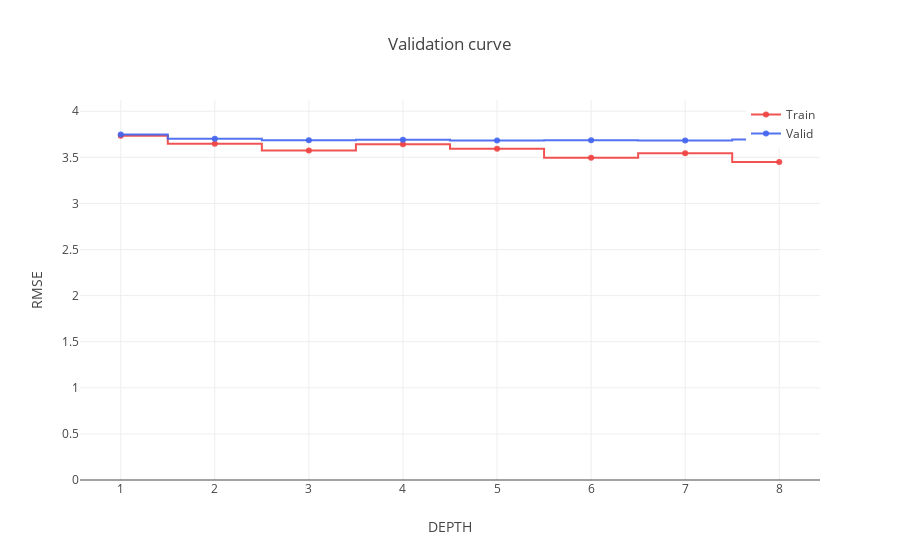

Notebook source saved alongside this figure:
### Markdown cell above
## 11.1 Looking for the best depth

### Code cell
%%time

params = {
#Common parameters
    'loss_function': 'RMSE',
    #'custom_metric': None,
    'eval_metric': 'RMSE',
    'iterations': 1000,
    'learning_rate': .1,
    'random_seed': random_state,
    'l2_leaf_reg': 3,
    'bootstrap_type': 'Bayesian',
    'bagging_temperature': 1,
    #'subsample': .66, #Poison or Bernulli
    'sampling_frequency': 'PerTreeLevel', #CPU
    'random_strength': 1,
    'use_best_model': True,
    #'best_model_min_trees': None, #set in train
    'depth': 3,
    'ignored_features': [],
    'one_hot_max_size': 2,
    'has_time': False,
    'rsm': .75, #CPU
    'nan_mode': 'Min',
    #'fold_permutation_block_size': 1,
    'leaf_estimation_iterations': 100,
    'leaf_estimation_method': 'Gradient',
    'fold_len_multiplier': 2,
    'approx_on_full_history': False,
    #'class_weights': 1, #LogLoss
    #'scale_pos_weight': 1.0, #LogLoss
    #'boosting_type': 'Ordered', #GPU
    'allow_const_label': False,
#Overfitting detection settings
    'od_type': 'Iter',
    #'od_pval': .01, #IncToDec
    'od_wait': 20,
    #'early_stopping_rounds': True,
#Binarization settings
    'border_count': 254,
    'feature_border_type': 'GreedyLogSum',
#Multiclassification settings
    #'classes_count': None, #Multiclassification
#Performance settings
    'thread_count': n_threads,
    'used_ram_limit': None,
    'gpu_ram_part': .95, #GPU
    'pinned_memory_size': 1073741824, #GPU
    'gpu_cat_features_storage': 'GpuRam', #GPU
    'data_partition': 'FeatureParallel', #GPU
#Processing unit settings
    'task_type': 'CPU',
    'devices': '0',
#Visualization settings
    'name': 'experiment',
#Output settings
    'logging_level': 'Silent',
    'metric_period': 1,
    #'verbose': 1,
    'train_dir': 'catboost_info',
    'model_size_reg': .5,
    'allow_writing_files': True,
    'save_snapshot': False,
    'snapshot_file': 'experiment.cbsnapshot',
    #'snapshot_interval': 600,
    #'roc_file': None,
#CTR settings
    #'simple_ctr': 'Borders',
    #'combinations_ctr': 'Borders',
    #'per_feature_ctr': 'Borsers',
    'counter_calc_method': 'Full',
    'max_ctr_complexity': 4,
    #'ctr_leaf_count_limit': None,
    'store_all_simple_ctr': False,
    'final_ctr_computation_mode': 'Default'
}

model = ctbst.CatBoost(
    params=params
)

train_results = []
valid_results = []

depths = range(1, 9, 1)

for d in tqdm_notebook(depths):
    
    params['depth'] = d
    
    model = ctbst.CatBoost(
        params=params
    )

    model.fit(
        X=train_ctbst,
        #y=y_train_ctbst, #for not pool dataset
        #cat_features=cat_feat, #fot not pool dataset
        pairs=None,
        #sample_weight=None, #fot not pool dataset
        #group_id=None, #fot not pool dataset
        #group_weight=None, #fot not pool dataset
        #subgroup_id=None, #fot not pool dataset
        #pairs_weight=None, #fot not pool dataset
        #baseline=None,
        use_best_model=True,
        eval_set=eval_ctbst,
        #verbose=True,
        #logging_level='Verbose',
        plot=False,
        column_description=None,
        verbose_eval=True, #500
        metric_period=None,
        #silent=False, #verbose eval is set
        early_stopping_rounds=100
    )

    y_pred_train = model.predict(
        data=train_ctbst,
        prediction_type='RawFormulaVal',
        ntree_start=0,
        ntree_end=0,
        thread_count=n_threads,
        verbose=None
    )
    
    y_pred_test = model.predict(
        data=test_ctbst,
        prediction_type='RawFormulaVal',
        ntree_start=0,
        ntree_end=0,
        thread_count=n_threads,
        verbose=None
    )
    
    train_results.append(rmse(train_ctbst.get_label(), y_pred_train))
    valid_results.append(rmse(test_ctbst.get_label(), y_pred_test))
    
plot_vc([d for d in depths], train_results, valid_results)

### Figure 1 — Plotly figure (JSON) as saved in the notebook; plotly's stock layout.template omitted (floating-point values rounded to 4 significant figures)
{"data": [{"connectgaps": true, "line": {"color": "rgba(240, 65, 65, .9)", "shape": "hvh"}, "mode": "lines+markers", "name": "Train", "type": "scatter", "uid": "64d86a65-9967-4e40-9ad9-6173b76b870d", "x": [1, 2, 3, 4, 5, 6, 7, 8], "y": [3.736, 3.647, 3.575, 3.643, 3.592, 3.495, 3.545, 3.449]}, {"connectgaps": true, "line": {"color": "rgba(65, 100, 240, .9)", "shape": "hvh"}, "mode": "lines+markers", "name": "Valid", "type": "scatter", "uid": "e8c542c4-22bc-4f3f-8714-508ae5c2aa82", "x": [1, 2, 3, 4, 5, 6, 7, 8], "y": [3.748, 3.702, 3.686, 3.691, 3.682, 3.685, 3.684, 3.693]}], "layout": {"legend": {"x": 0.9, "y": 1}, "showlegend": true, "title": {"text": "Validation curve"}, "xaxis": {"dtick": 1, "title": {"text": "DEPTH"}}, "yaxis": {"autorange": false, "range": [0, 4.122], "title": {"text": "RMSE"}}}}
